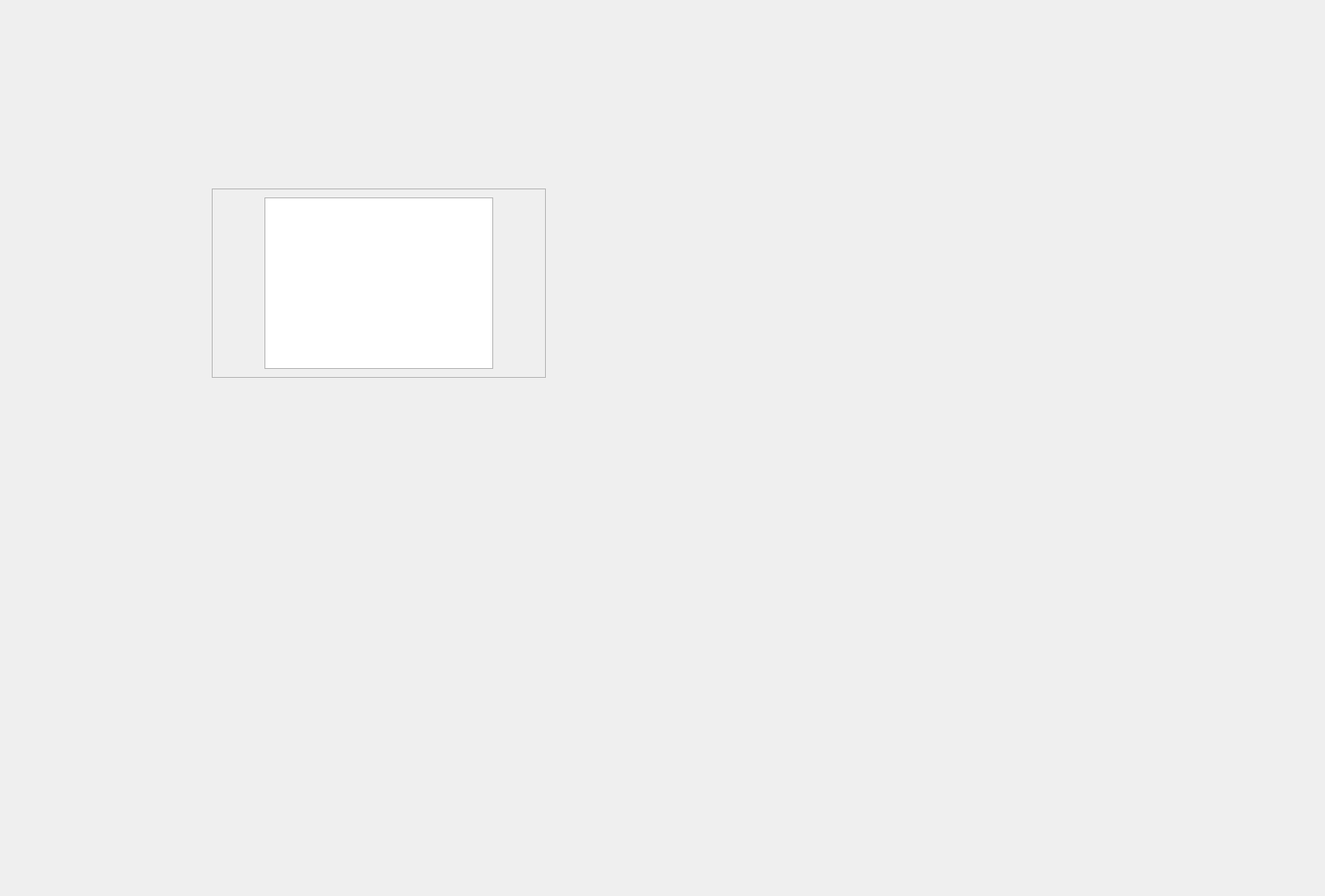
<?xml version="1.0" encoding="UTF-8"?>
<ui version="4.0">
 <class>Form</class>
 <widget class="QWidget" name="Form">
  <property name="geometry">
   <rect>
    <x>0</x>
    <y>0</y>
    <width>1483</width>
    <height>1003</height>
   </rect>
  </property>
  <property name="windowTitle">
   <string>Form</string>
  </property>
  <layout class="QHBoxLayout" name="horizontalLayout">
   <item>
    <widget class="NavigationInterface" name="widget" native="true"/>
   </item>
   <item>
    <widget class="QStackedWidget" name="stackedWidget">
     <widget class="QWidget" name="page">
      <widget class="QFrame" name="frame">
       <property name="geometry">
        <rect>
         <x>220</x>
         <y>200</y>
         <width>374</width>
         <height>212</height>
        </rect>
       </property>
       <property name="frameShape">
        <enum>QFrame::StyledPanel</enum>
       </property>
       <property name="frameShadow">
        <enum>QFrame::Raised</enum>
       </property>
       <layout class="QHBoxLayout" name="horizontalLayout_2">
        <item>
         <spacer name="horizontalSpacer">
          <property name="orientation">
           <enum>Qt::Horizontal</enum>
          </property>
          <property name="sizeHint" stdset="0">
           <size>
            <width>40</width>
            <height>20</height>
           </size>
          </property>
         </spacer>
        </item>
        <item>
         <widget class="QGraphicsView" name="graphicsView"/>
        </item>
        <item>
         <spacer name="horizontalSpacer_2">
          <property name="orientation">
           <enum>Qt::Horizontal</enum>
          </property>
          <property name="sizeHint" stdset="0">
           <size>
            <width>40</width>
            <height>20</height>
           </size>
          </property>
         </spacer>
        </item>
       </layout>
      </widget>
     </widget>
     <widget class="QWidget" name="page_2"/>
    </widget>
   </item>
  </layout>
 </widget>
 <customwidgets>
  <customwidget>
   <class>NavigationInterface</class>
   <extends>QWidget</extends>
   <header>qfluentwidgets.h</header>
   <container>1</container>
  </customwidget>
 </customwidgets>
 <resources/>
 <connections/>
</ui>
